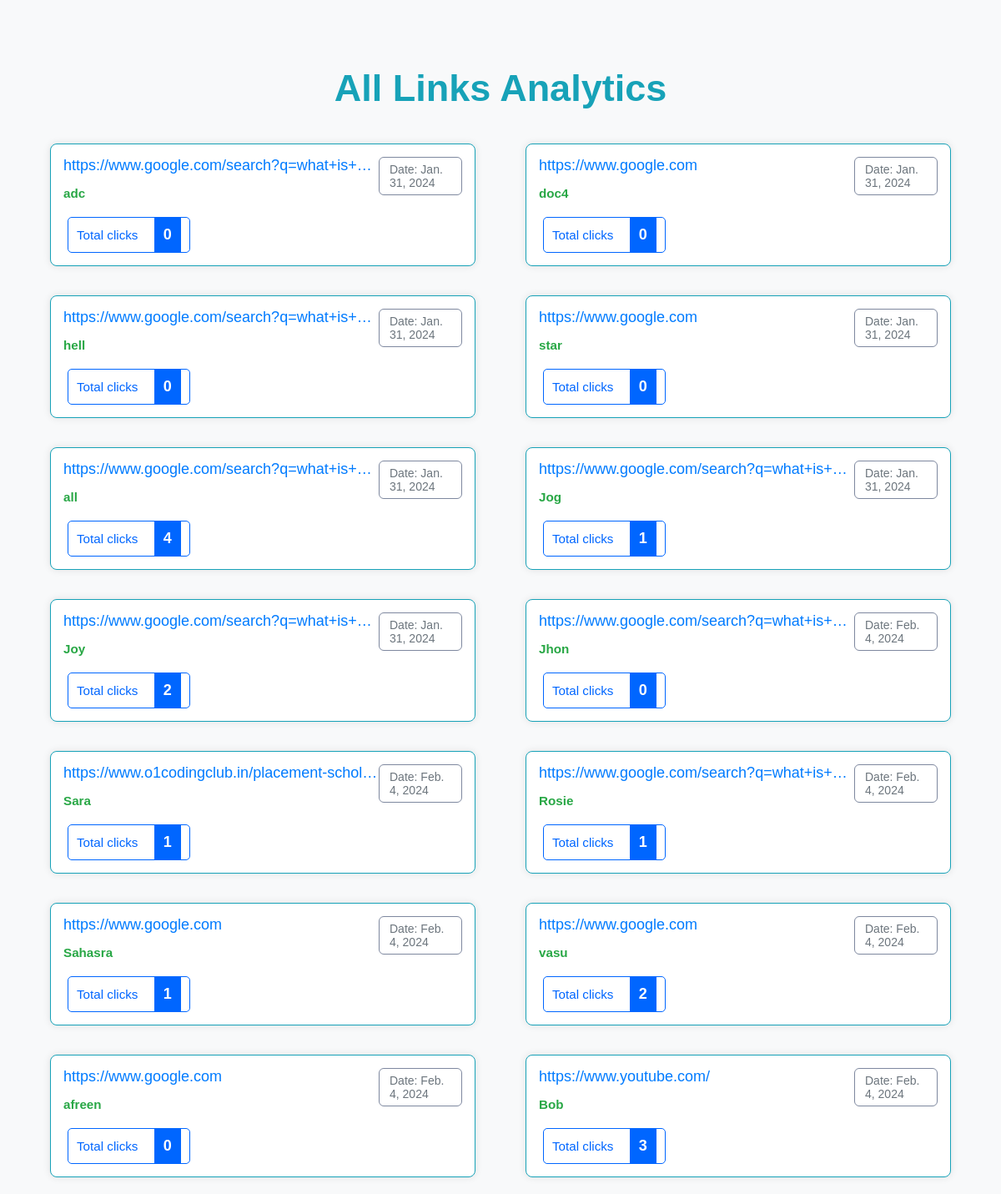
Page /all-analytics on the committed database.
### home/models.py (models this page shows)
class LongToShort(models.Model):
    long_url=models.URLField(max_length=500)
    short_url=models.CharField(max_length = 50,unique=True)
    date=models.DateField(auto_now_add=True)
    clicks=models.IntegerField(default=0)

### home/views.py (the view)
# urls.py: path('all-analytics', views.all_analytics),
def all_analytics(request):
    rows=LongToShort.objects.all()
    context={
        "rows":rows
    }
    return render(request, "all-analytics.html",context)

### home/templates/all-analytics.html (shortened to what this page needs)
{% load static %}
<!DOCTYPE html>
<html lang="en">
<head>
    <link rel="stylesheet" href="{% static 'bootstrap.min.css' %}" type="text/css" media="screen">
    <link rel="stylesheet" href="{% static 'style.css' %}" type="text/css" media="screen">
</head>
<body class="pace-done lout_stats30">
    <main id="content" role="main" class="container wyniki wyniki_all">
        <div class="row">
            <div class="col-12 page_log in mt-0">
                <h2 class="hi">All Links Analytics</h2>
            </div>
            {% for obj in rows %}
                <div class="col-md-6">
                    <div class="url_options url_stats_o" id="{{ obj.id }}">
                        <p class="data_link" style="color: #6c757d;">Date: {{ obj.date }}</p>
                        <p class="url link" style="color: #007bff;">{{ obj.long_url }}</p>
                        <p id="link" class="link_element">
                            <a href="/analytics/{{ obj.short_url }}" class="short_url_1" target="_blank" style="color: #28a745;">
                                {{ obj.short_url }}
                            </a>
                        </p>
                        <div class="stats_total btn-cutt click stats btn_norm">
                            <div>Total clicks <strong class="allClicks">{{ obj.clicks }}</strong></div>
                        </div>
                    </div>
                </div>
            {% endfor %}
        </div>
    </main>
</body>
</html>

### home/templates/all-analytics.html (style rules this page uses)
body { font-family: 'Arial', sans-serif; background-color: #f8f9fa; color: #343a40; }
.container { margin-top: 20px; }
.page_log { text-align: center; margin-bottom: 20px; }
.url_options { background-color: #ffffff; border: 1px solid #17a2b8; padding: 15px; margin-bottom: 20px; box-shadow: 0 0 10px rgba(0, 0, 0, 0.1); border-radius: 8px; overflow: hidden; }
.data_link { font-size: 14px; color: #6c757d; }
.url { font-size: 18px; color: #007bff; margin-bottom: 10px; overflow: hidden; text-overflow: ellipsis; white-space: nowrap; }
.link_element { margin-bottom: 15px; }
.short_url_1 { color: #28a745; font-weight: bold; }
.stats_total { background-color: #17a2b8; color: #ffffff; padding: 10px; border-radius: 5px; text-align: center; }
.allClicks { font-size: 18px; font-weight: bold; }
.hi { color: #17a2b8; font-weight: bold; font-size:45px; }

### rows in the picture
LongToShort: date "Jan. 31, 2024", long_url "https://www.google.com/search?q=what+is+…", short_url "adc", clicks "0"
LongToShort: date "Jan. 31, 2024", long_url "https://www.google.com", short_url "doc4", clicks "0"
LongToShort: date "Jan. 31, 2024", long_url "https://www.google.com/search?q=what+is+…", short_url "hell", clicks "0"
LongToShort: date "Jan. 31, 2024", long_url "https://www.google.com", short_url "star", clicks "0"
LongToShort: date "Jan. 31, 2024", long_url "https://www.google.com/search?q=what+is+…", short_url "all", clicks "4"
LongToShort: date "Jan. 31, 2024", long_url "https://www.google.com/search?q=what+is+…", short_url "Jog", clicks "1"
LongToShort: date "Jan. 31, 2024", long_url "https://www.google.com/search?q=what+is+…", short_url "Joy", clicks "2"
LongToShort: date "Feb. 4, 2024", long_url "https://www.google.com/search?q=what+is+…", short_url "Jhon", clicks "0"
LongToShort: date "Feb. 4, 2024", long_url "https://www.o1codingclub.in/placement-schol…", short_url "Sara", clicks "1"
LongToShort: date "Feb. 4, 2024", long_url "https://www.google.com/search?q=what+is+…", short_url "Rosie", clicks "1"
LongToShort: date "Feb. 4, 2024", long_url "https://www.google.com", short_url "Sahasra", clicks "1"
LongToShort: date "Feb. 4, 2024", long_url "https://www.google.com", short_url "vasu", clicks "2"
LongToShort: date "Feb. 4, 2024", long_url "https://www.google.com", short_url "afreen", clicks "0"
LongToShort: date "Feb. 4, 2024", long_url "https://www.youtube.com/", short_url "Bob", clicks "3"
